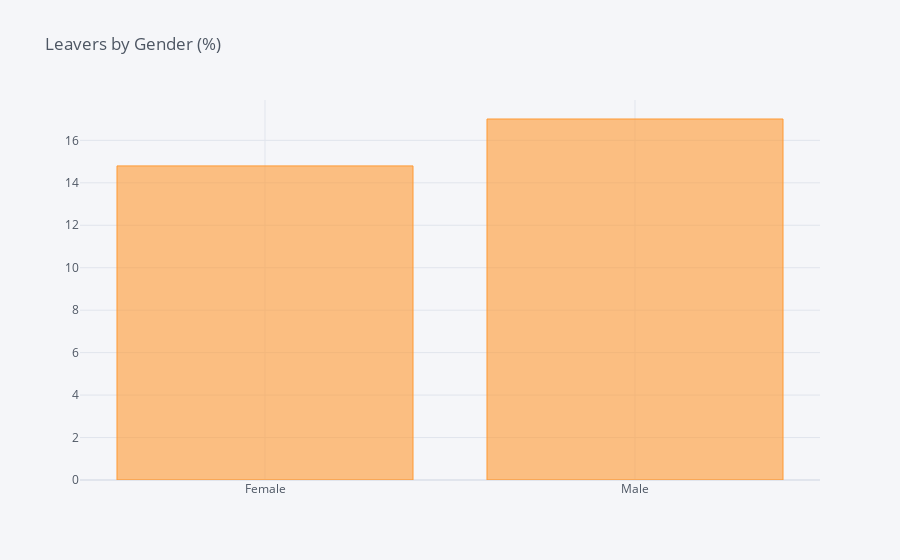

The notebook cell this image was saved under:
### Code cell
df_Gender = pd.DataFrame(columns=["Gender", "% of Leavers"])
i=0
for field in list(df['Gender'].unique()):
    ratio = df[(df['Gender']==field)&(df['Attrition']=="Yes")].shape[0] / df[df['Gender']==field].shape[0]
    df_Gender.loc[i] = (field, ratio*100)
    i += 1
    #print("In {}, the ratio of leavers is {:.2f}%".format(field, ratio*100))    
df_G = df_Gender.groupby(by="Gender").sum()
df_G.iplot(kind='bar',title='Leavers by Gender (%)')

### Figure 1 — Plotly figure (JSON) as saved in the notebook; plotly's stock layout.template omitted (floating-point values rounded to 4 significant figures)
{"data": [{"marker": {"color": "rgba(255, 153, 51, 0.6)", "line": {"color": "rgba(255, 153, 51, 1.0)", "width": 1}}, "name": "% of Leavers", "orientation": "v", "text": "", "type": "bar", "x": ["Female", "Male"], "y": [14.8, 17.01]}], "layout": {"legend": {"bgcolor": "#F5F6F9", "font": {"color": "#4D5663"}}, "paper_bgcolor": "#F5F6F9", "plot_bgcolor": "#F5F6F9", "title": {"font": {"color": "#4D5663"}, "text": "Leavers by Gender (%)"}, "xaxis": {"gridcolor": "#E1E5ED", "showgrid": true, "tickfont": {"color": "#4D5663"}, "title": {"font": {"color": "#4D5663"}, "text": ""}, "zerolinecolor": "#E1E5ED"}, "yaxis": {"gridcolor": "#E1E5ED", "showgrid": true, "tickfont": {"color": "#4D5663"}, "title": {"font": {"color": "#4D5663"}, "text": ""}, "zerolinecolor": "#E1E5ED"}}}
